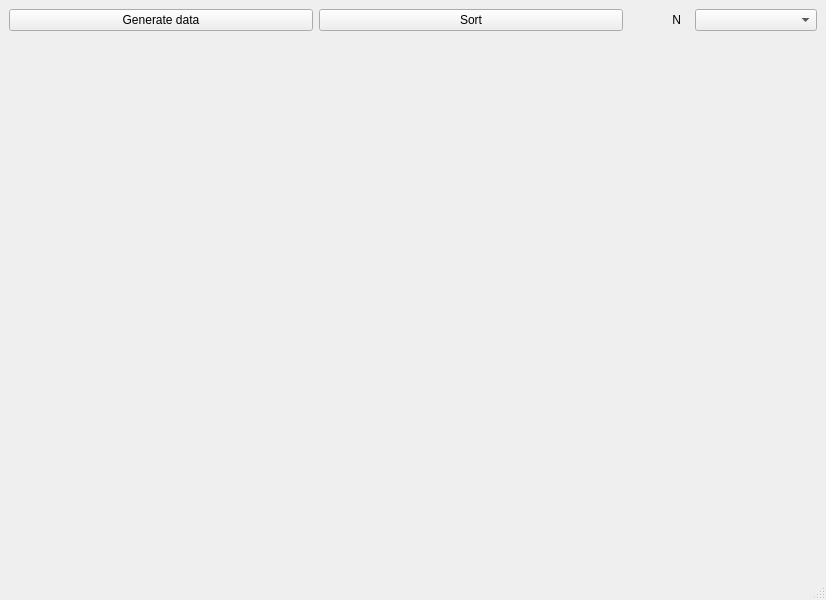
<?xml version="1.0" encoding="UTF-8"?>
<ui version="4.0">
 <class>MainWindow</class>
 <widget class="QMainWindow" name="MainWindow">
  <property name="geometry">
   <rect>
    <x>0</x>
    <y>0</y>
    <width>826</width>
    <height>600</height>
   </rect>
  </property>
  <property name="windowTitle">
   <string>Алгоритми сортування</string>
  </property>
  <widget class="QWidget" name="centralwidget">
   <layout class="QVBoxLayout" name="verticalLayout" stretch="1,7,7">
    <item>
     <layout class="QHBoxLayout" name="horizontalLayout" stretch="5,5,1,2">
      <item>
       <widget class="QPushButton" name="generateButton">
        <property name="text">
         <string>Generate data</string>
        </property>
       </widget>
      </item>
      <item>
       <widget class="QPushButton" name="sortButton">
        <property name="text">
         <string>Sort</string>
        </property>
       </widget>
      </item>
      <item>
       <widget class="QLabel" name="label">
        <property name="text">
         <string>             N</string>
        </property>
       </widget>
      </item>
      <item>
       <widget class="QComboBox" name="comboBox"/>
      </item>
     </layout>
    </item>
    <item>
     <layout class="QHBoxLayout" name="sort1Layout"/>
    </item>
    <item>
     <layout class="QHBoxLayout" name="sort2Layout"/>
    </item>
   </layout>
  </widget>
  <widget class="QMenuBar" name="menubar">
   <property name="geometry">
    <rect>
     <x>0</x>
     <y>0</y>
     <width>826</width>
     <height>22</height>
    </rect>
   </property>
  </widget>
  <widget class="QStatusBar" name="statusbar"/>
 </widget>
 <resources/>
 <connections/>
</ui>
